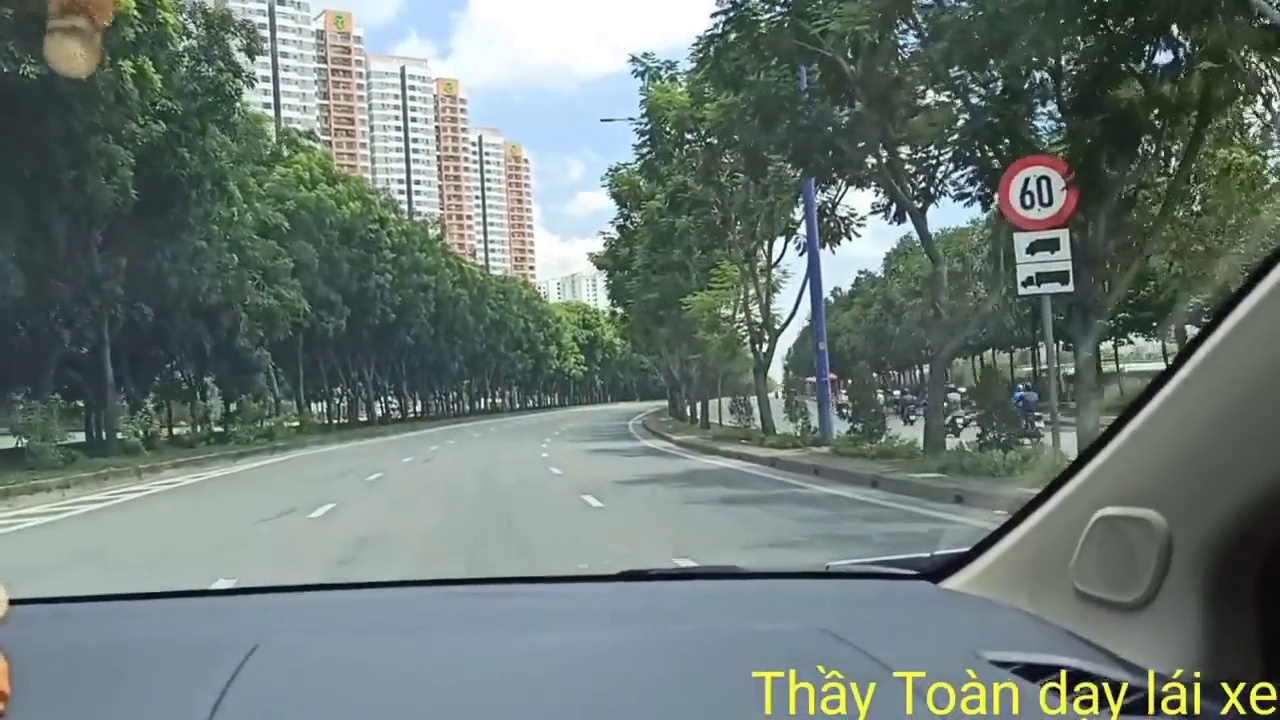
#> input picture VN_traffic_sign_frames_video/Video for YOLO/Vietnam_video_traffic_sign/test/images/image_548.jpg, 1280 x 720 px, found by its file name; its folder holds 3 pictures in this run
$ python 'test 4.py'
#> lines starting #> are read from the running program, lines starting #| are printed output that depends on the picture
import os
from PIL import Image
import numpy as np

class DataAugment:
    def __init__(self, input_folder: str, output_folder: str):
        """
        Initialize the DataAugment class with the input and output folders
        Args:
            input_folder (str): The input folder containing images
            output_folder (str): The output folder to save processed images
        """
        self.input_folder = input_folder
        self.output_folder = output_folder

    def process_images(self, operation):
        """
        Process the images in the input folder with the specified operation
        Args:
            operation (function): The operation to apply on each image
        """
        if not os.path.exists(self.output_folder):
            os.makedirs(self.output_folder)

        for filename in os.listdir(self.input_folder):
            if filename.endswith('.jpg') or filename.endswith('.png'):
                img_path = os.path.join(self.input_folder, filename)

                # Apply the operation to the image
                processed_img = operation(img_path)
#> in add_noise, img is the input picture: PIL image 1280x720 RGB; mean R, G, B 108.5, 121.7, 116.7
#> in add_noise, `noisy_img_array = img_arr + noise`:
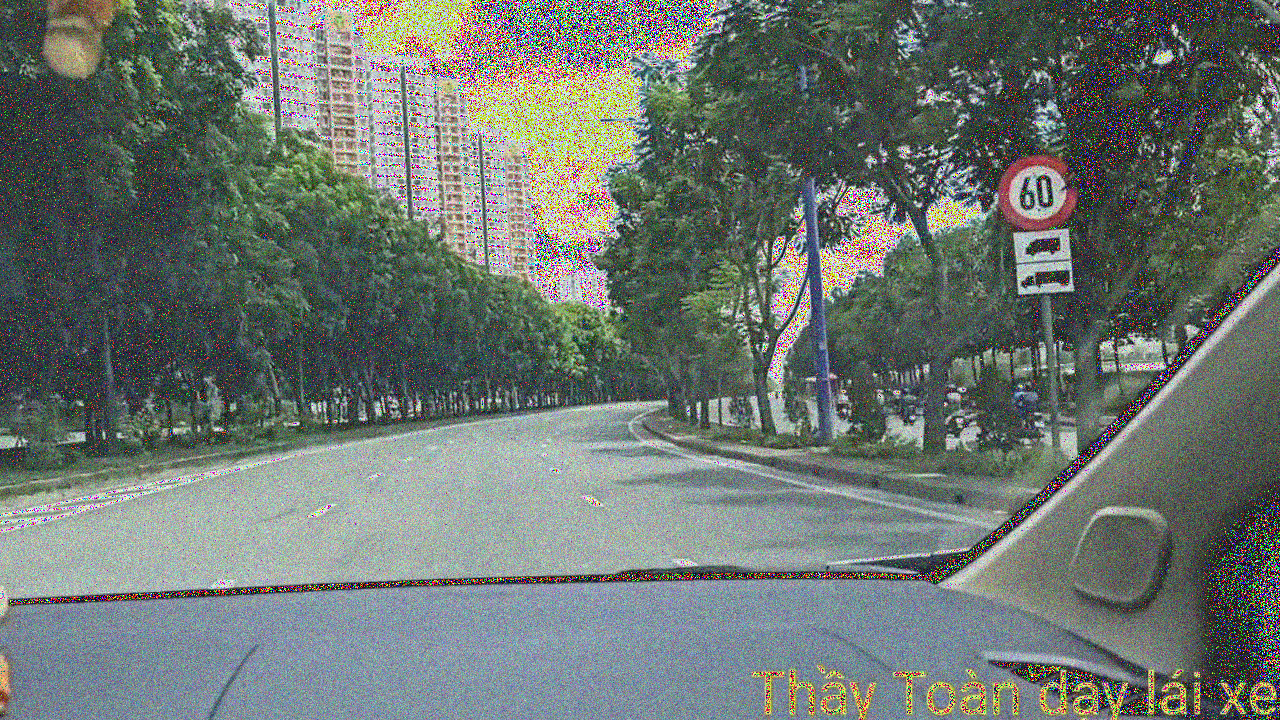
#> noisy_img_array: shape (720, 1280, 3); mean R, G, B 108.2, 117.5, 111.9

                output_img_path = os.path.join(self.output_folder, filename)
                processed_img.save(output_img_path)
#> pass 2 of the loop in process_images, `for filename in os.listdir(self.input_folder):`:
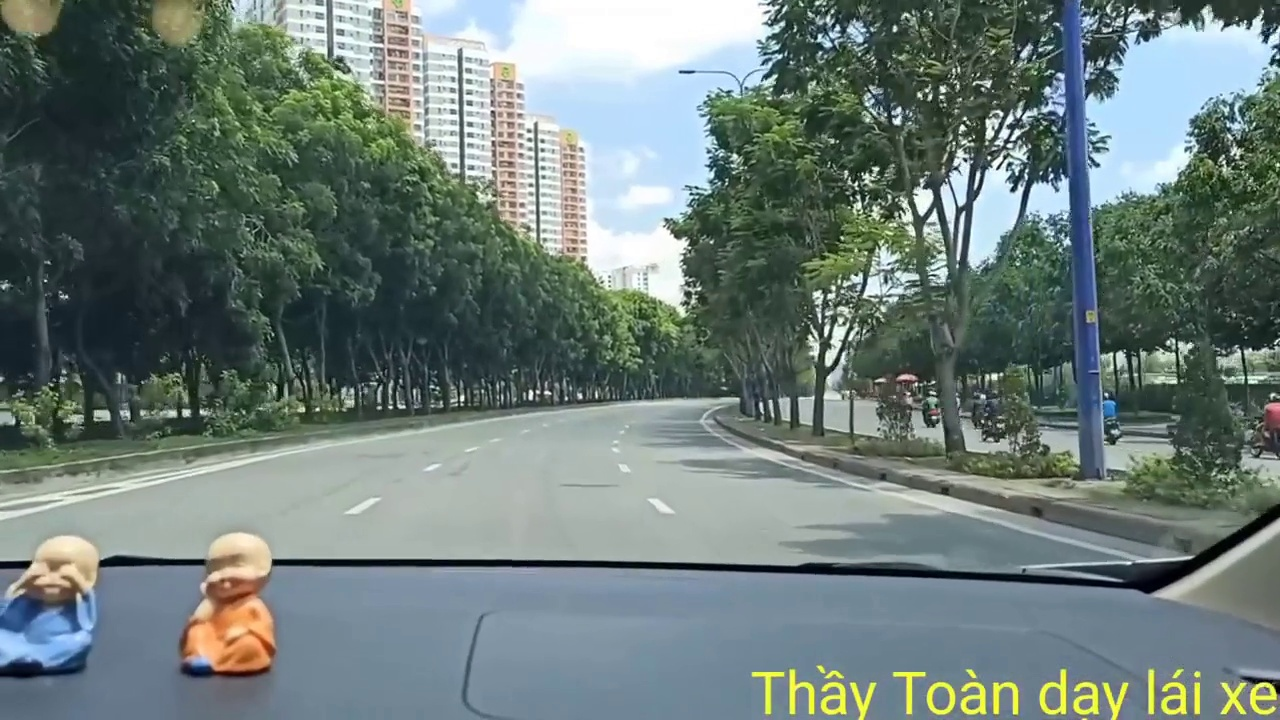
#> input picture VN_traffic_sign_frames_video/Video for YOLO/Vietnam_video_traffic_sign/test/images/image_574.jpg, 1280 x 720 px, found by its file name
#> in add_noise, img is the input picture: PIL image 1280x720 RGB; mean R, G, B 108.8, 124.3, 120.5
#> in add_noise (call 2), `noisy_img_array = img_arr + noise`:
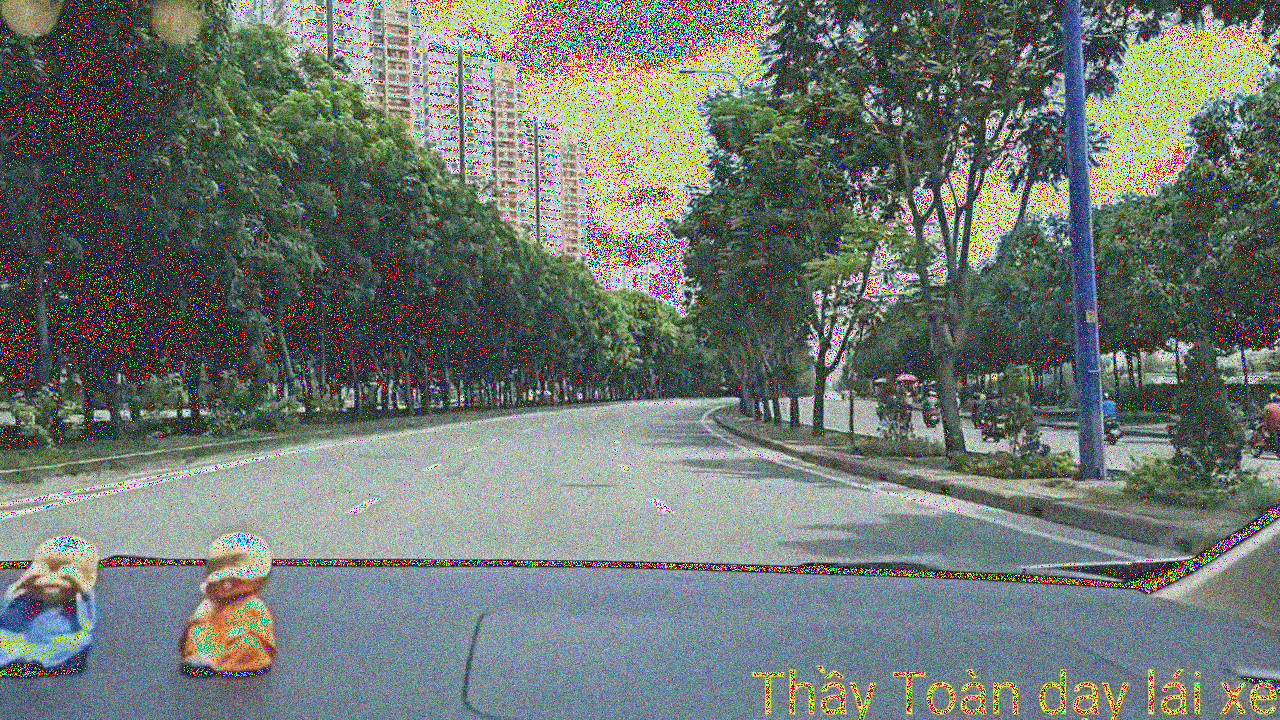
#> noisy_img_array: shape (720, 1280, 3); mean R, G, B 110.2, 119.5, 113
#> pass 3 of the loop in process_images, `for filename in os.listdir(self.input_folder):`:
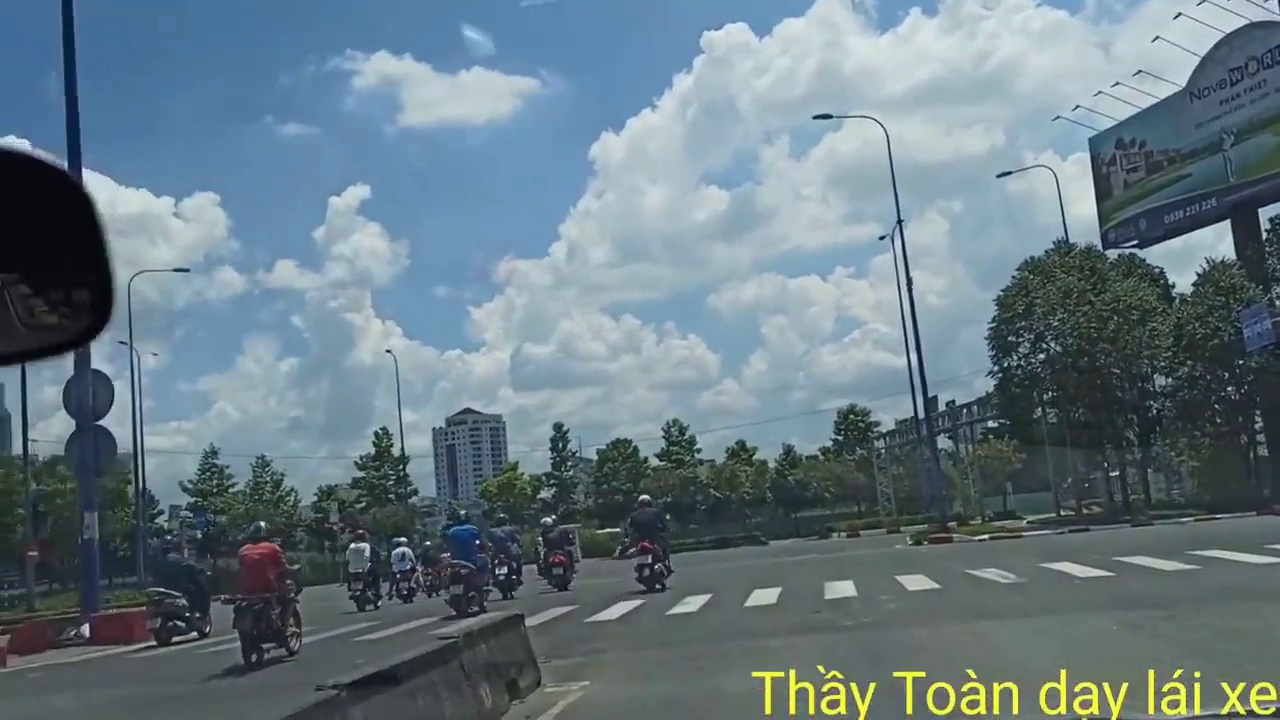
#> input picture VN_traffic_sign_frames_video/Video for YOLO/Vietnam_video_traffic_sign/test/images/image_86.jpg, 1280 x 720 px, found by its file name
#> in add_noise, img is the input picture: PIL image 1280x720 RGB; mean R, G, B 103.3, 121.8, 130.8
#> in add_noise (call 3), `noisy_img_array = img_arr + noise`:
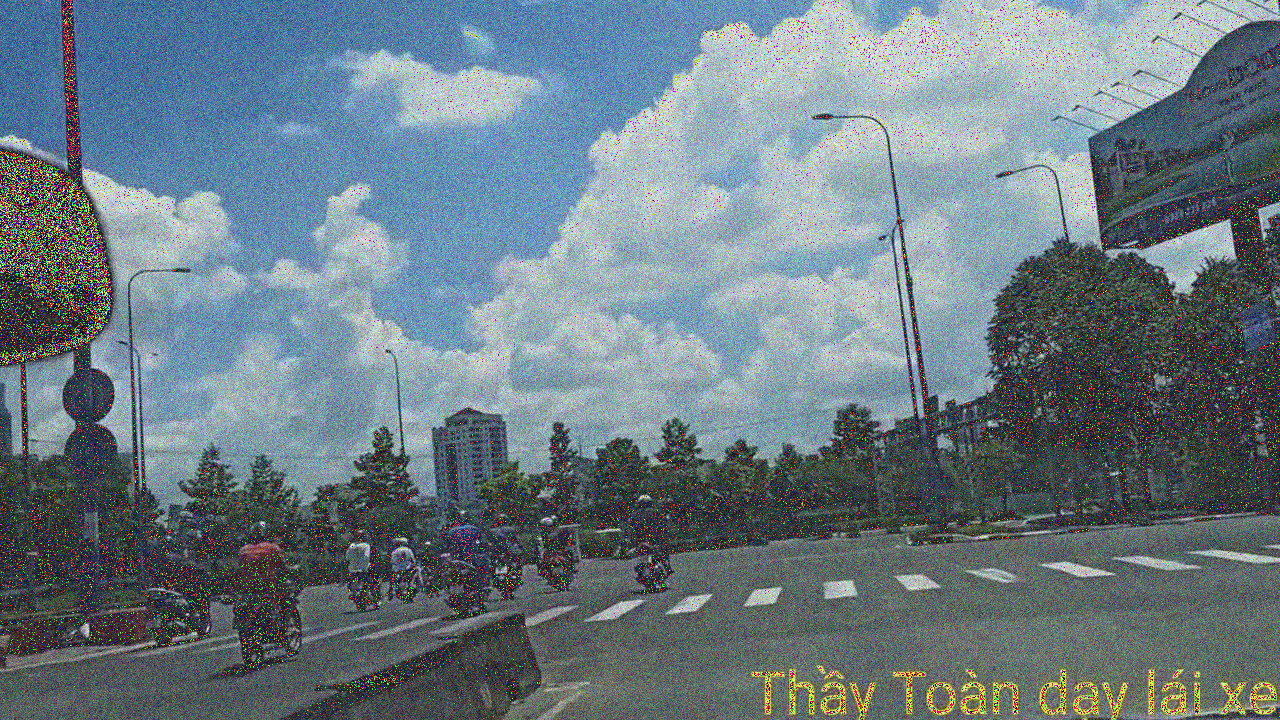
#> noisy_img_array: shape (720, 1280, 3); mean R, G, B 107.6, 123.6, 131.8

    def resize(self, img_path):
        """
        Resize the input image to a smaller size (640x640)
        Args:
            img_path (str): The path to the input image
        Returns:
            PIL.Image.Image: The resized image
        """
        img = Image.open(img_path)
        return img.resize((640, 640))

    def add_noise(self, img_path):
        """
        Add noise to the input image
        Args:
            img_path (str): The path to the input image
        Returns:
            PIL.Image.Image: The image with added noise
        """
        img = Image.open(img_path)

        # Convert the image to numpy array
        img_arr = np.array(img)

        # Generate Gaussian noise
        noise = np.random.normal(0, 25, img_arr.shape).astype(np.uint8)

        # Add the noise to the image
        noisy_img_array = img_arr + noise

        # Ensure the noisy image array values are within the valid range (0-255)
        noisy_img_array = np.clip(noisy_img_array, 0, 255)

        # Convert the noisy image array back to an image
        return Image.fromarray(noisy_img_array)

if __name__ == "__main__":
    input_folder = r"data\VN_traffic_sign_frames_video\Frames-Video for YOLO\Vietnam_video_traffic_sign\test\images"
    output_folder = r"test_resize_data"
    data_augment = DataAugment(input_folder, output_folder)
    data_augment.process_images(data_augment.add_noise)
